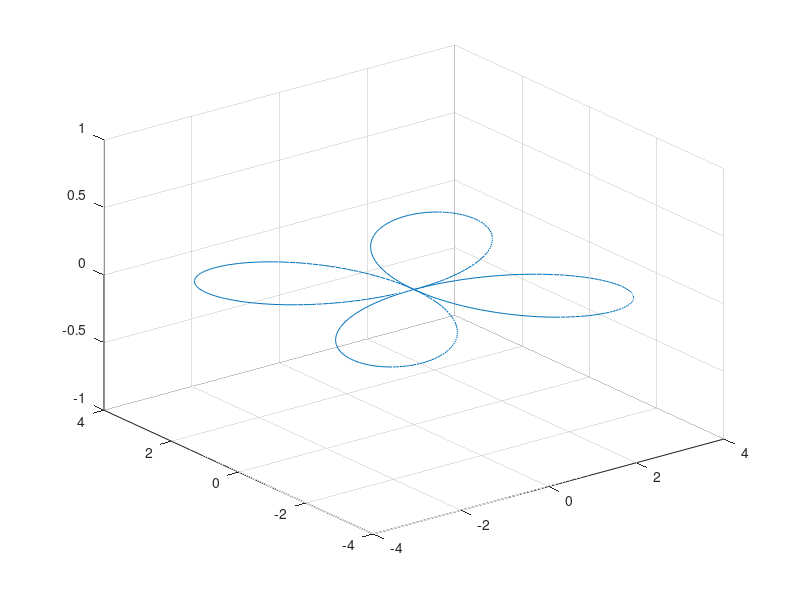

Write MATLAB code to recreate this figure.
tiempo = 4; % Tiempo deseado
res = 0.01; % Resolucion

t = 0:res:tiempo;

theta = (2*pi/tiempo)*t;
rho = 4*sin(2*theta);

% figure
% polarplot(theta,rho)

[x, y] = pol2cart(theta,rho); % Grafica en cartesianas

for i = 1:size(x,2)
    z(i) = 0;
end

figure
plot3(x,y,z)
hold on
grid on